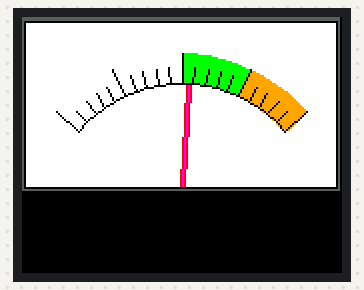
Simulated run of this sketch. Board: ESP32-C3. Shown: 160×128 colour display.

Above: at 1.35 s.
At 6.11 s:
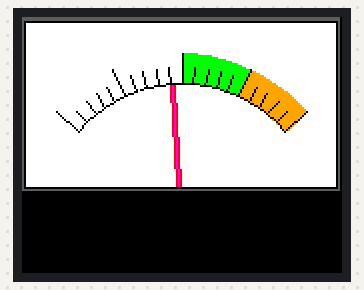
At 11.14 s:
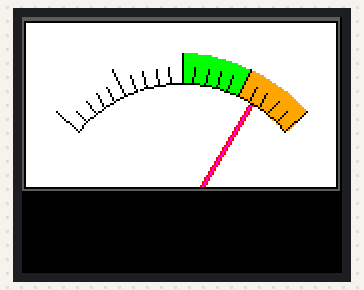
At 20.97 s:
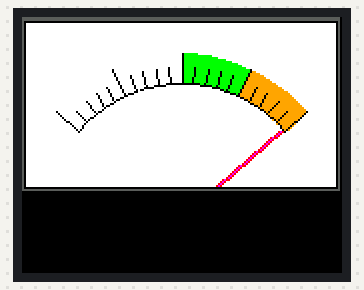
At 29.49 s:
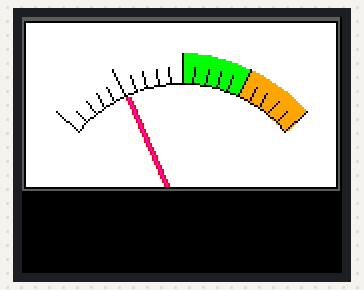
At 38.34 s:
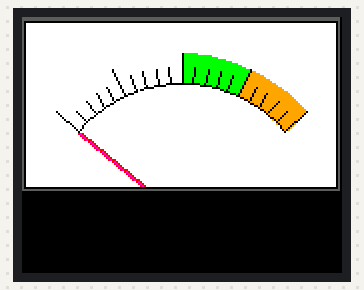

The sketch:

st7735-meter-esp32.ino
```cpp
#include <Adafruit_GFX.h>
#include <Adafruit_ST7735.h>
#include <SPI.h>

// Taken from https://github.com/Bodmer/TFT_ST7735

// TFT pin definitions
#define TFT_CS   7
#define TFT_DC   8
#define TFT_RST  9

#define SCK   4 // GPIO4
#define MOSI  6 // GPIO6
#define MISO -1 // MISO = not used (-1)

/* https://www.otronic.nl/en/esp32-c3-wi-fi-ble.html
 * TFT      ESP32-C3-SuperMini
 * ------   ----------------------
 * LED      3.3V
 * SCK      GPIO4 SCK
 * SDA      GPIO6 MOSI
 * AO       GPIO8 SDA
 * RESET    GPIO9 SCL
 * CS       GPIO7 SS
 * GND      GND
 * VCC      3.3V
 * ------   ----------------------
 */

Adafruit_ST7735 tft = Adafruit_ST7735(TFT_CS, TFT_DC, TFT_RST);

// Define meter size
#define M_SIZE 0.667

#define ST7735_GREY 0x5AEB
#define ST7735_ORANGE      0xFD20      /* 255, 165,   0 */

float ltx = 0;    // Saved x coord of bottom of needle
uint16_t osx = M_SIZE*120, osy = M_SIZE*120; // Saved x & y coords
uint32_t updateTime = 0;       // time for next update

int old_analog =  -999; // Value last displayed

int value[6] = {0, 0, 0, 0, 0, 0};
int old_value[6] = { -1, -1, -1, -1, -1, -1};
int d = 0;

void setup()
{
  Serial.begin(57600); // For debug
  SPI.begin(SCK, MISO, MOSI);

  tft.initR(INITR_BLACKTAB);  // Most 1.8" AZ-Delivery displays

  tft.setRotation(3);
  tft.fillScreen(ST7735_BLACK);
  delay(1000);


  analogMeter(); // Draw analogue meter

  updateTime = millis(); // Next update time

}

void loop()
{
  if (updateTime <= millis())
  {
    updateTime = millis() + 35; // Update meter every 35 milliseconds

    // Create a Sine wave for testing
    d += 4;
    if (d >= 360) d = 0;
    value[0] = 50 + 50 * sin((d + 0) * 0.0174532925);
    //value[0] = random(0,100);
    //unsigned long tt = millis();
    plotNeedle(value[0], 0); // It takes between 2 and 14ms to replot the needle with zero delay
    //Serial.println(millis()-tt);
  }
}


// #########################################################################
//  Draw the analogue meter on the screen
// #########################################################################
void analogMeter()
{
  // Meter outline
  tft.fillRect(0, 0, M_SIZE*239, M_SIZE*131, ST7735_GREY);
  tft.fillRect(1, M_SIZE*3, M_SIZE*234, M_SIZE*125, ST7735_WHITE);

  tft.setTextColor(ST7735_BLACK);  // Text colour

  // Draw ticks every 5 degrees from -50 to +50 degrees (100 deg. FSD swing)
  for (int i = -50; i < 51; i += 5) {
    // Long scale tick length
    int tl = 15;

    // Coodinates of tick to draw
    float sx = cos((i - 90) * 0.0174532925);
    float sy = sin((i - 90) * 0.0174532925);
    uint16_t x0 = sx * (M_SIZE*100 + tl) + M_SIZE*120;
    uint16_t y0 = sy * (M_SIZE*100 + tl) + M_SIZE*150;
    uint16_t x1 = sx * M_SIZE*100 + M_SIZE*120;
    uint16_t y1 = sy * M_SIZE*100 + M_SIZE*150;

    // Coordinates of next tick for zone fill
    float sx2 = cos((i + 5 - 90) * 0.0174532925);
    float sy2 = sin((i + 5 - 90) * 0.0174532925);
    int x2 = sx2 * (M_SIZE*100 + tl) + M_SIZE*120;
    int y2 = sy2 * (M_SIZE*100 + tl) + M_SIZE*150;
    int x3 = sx2 * M_SIZE*100 + M_SIZE*120;
    int y3 = sy2 * M_SIZE*100 + M_SIZE*150;

    // Yellow zone limits
    //if (i >= -50 && i < 0) {
    //  tft.fillTriangle(x0, y0, x1, y1, x2, y2, ST7735_YELLOW);
    //  tft.fillTriangle(x1, y1, x2, y2, x3, y3, ST7735_YELLOW);
    //}

    // Green zone limits
    if (i >= 0 && i < 25) {
      tft.fillTriangle(x0, y0, x1, y1, x2, y2, ST7735_GREEN);
      tft.fillTriangle(x1, y1, x2, y2, x3, y3, ST7735_GREEN);
    }

    // Orange zone limits
    if (i >= 25 && i < 50) {
      tft.fillTriangle(x0, y0, x1, y1, x2, y2, ST7735_ORANGE);
      tft.fillTriangle(x1, y1, x2, y2, x3, y3, ST7735_ORANGE);
    }

    // Short scale tick length
    if (i % 25 != 0) tl = 8;

    // Recalculate coords incase tick lenght changed
    x0 = sx * (M_SIZE*100 + tl) + M_SIZE*120;
    y0 = sy * (M_SIZE*100 + tl) + M_SIZE*150;
    x1 = sx * M_SIZE*100 + M_SIZE*120;
    y1 = sy * M_SIZE*100 + M_SIZE*150;

    // Draw tick
    tft.drawLine(x0, y0, x1, y1, ST7735_BLACK);

    // Check if labels should be drawn, with position tweaks
    if (i % 25 == 0) {
      // Calculate label positions
      x0 = sx * (M_SIZE*100 + tl + 10) + M_SIZE*120;
      y0 = sy * (M_SIZE*100 + tl + 10) + M_SIZE*150;
      switch (i / 25) {
        case -2:
          // ICI tft.drawCenterString("0", x0+4, y0-4, 1);
          break;
        case -1:
          // ICI tft.drawCenterString("25", x0+2, y0, 1);
          break;
        case 0:
          // ICI tft.drawCenterString("50", x0, y0, 1);
          break;
        case 1:
          // ICI tft.drawCenterString("75", x0, y0, 1);
          break;
        case 2:
          // ICI tft.drawCenterString("100", x0-2, y0-4, 1);
          break;
      }
    }

    // Now draw the arc of the scale
    sx = cos((i + 5 - 90) * 0.0174532925);
    sy = sin((i + 5 - 90) * 0.0174532925);
    x0 = sx * M_SIZE*100 + M_SIZE*120;
    y0 = sy * M_SIZE*100 + M_SIZE*150;
    // Draw scale arc, don't draw the last part
    if (i < 50) tft.drawLine(x0, y0, x1, y1, ST7735_BLACK);
  }

  // ICI tft.drawString("%RH", M_SIZE*(3 + 230 - 40), M_SIZE*(119 - 20), 2); // Units at bottom right
  //tft.drawCentreString("%RH", M_SIZE*120, M_SIZE*75, 4); // Comment out to avoid font 4
  tft.drawRect(1, M_SIZE*3, M_SIZE*236, M_SIZE*126, ST7735_BLACK); // Draw bezel line

  plotNeedle(0, 0); // Put meter needle at 0
}

// #########################################################################
// Update needle position
// This function is blocking while needle moves, time depends on ms_delay
// 10ms minimises needle flicker if text is drawn within needle sweep area
// Smaller values OK if text not in sweep area, zero for instant movement but
// does not look realistic... (note: 100 increments for full scale deflection)
// #########################################################################
void plotNeedle(int value, byte ms_delay)
{
  tft.setTextColor(ST7735_BLACK, ST7735_WHITE);
  char buf[8]; dtostrf(value, 4, 0, buf);
  // ICI tft.drawRightString(buf, 33, M_SIZE*(119 - 20), 2);

  if (value < -10) value = -10; // Limit value to emulate needle end stops
  if (value > 110) value = 110;

  // Move the needle until new value reached
  while (!(value == old_analog)) {
    if (old_analog < value) old_analog++;
    else old_analog--;

    if (ms_delay == 0) old_analog = value; // Update immediately if delay is 0

    float sdeg = map(old_analog, -10, 110, -150, -30); // Map value to angle
    // Calculate tip of needle coords
    float sx = cos(sdeg * 0.0174532925);
    float sy = sin(sdeg * 0.0174532925);

    // Calculate x delta of needle start (does not start at pivot point)
    float tx = tan((sdeg + 90) * 0.0174532925);

    // Erase old needle image
    tft.drawLine(M_SIZE*(120 + 24 * ltx) - 1, M_SIZE*(150 - 24), osx - 1, osy, ST7735_WHITE);
    tft.drawLine(M_SIZE*(120 + 24 * ltx), M_SIZE*(150 - 24), osx, osy, ST7735_WHITE);
    tft.drawLine(M_SIZE*(120 + 24 * ltx) + 1, M_SIZE*(150 - 24), osx + 1, osy, ST7735_WHITE);

    // Re-plot text under needle
    tft.setTextColor(ST7735_BLACK, ST7735_WHITE);
    //tft.drawCentreString("%RH", M_SIZE*120, M_SIZE*75, 4); // // Comment out to avoid font 4

    // Store new needle end coords for next erase
    ltx = tx;
    osx = M_SIZE*(sx * 98 + 120);
    osy = M_SIZE*(sy * 98 + 150);

    // Draw the needle in the new postion, magenta makes needle a bit bolder
    // draws 3 lines to thicken needle
    tft.drawLine(M_SIZE*(120 + 24 * ltx) - 1, M_SIZE*(150 - 24), osx - 1, osy, ST7735_RED);
    tft.drawLine(M_SIZE*(120 + 24 * ltx), M_SIZE*(150 - 24), osx, osy, ST7735_MAGENTA);
    tft.drawLine(M_SIZE*(120 + 24 * ltx) + 1, M_SIZE*(150 - 24), osx + 1, osy, ST7735_RED);

    // Slow needle down slightly as it approaches new postion
    if (abs(old_analog - value) < 10) ms_delay += ms_delay / 5;

    // Wait before next update
    delay(ms_delay);
  }
}
```
